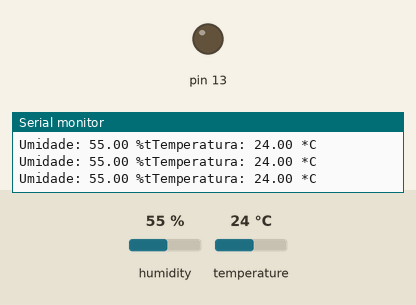
Simulated run of this sketch. Board: Arduino Uno, built with avr-gcc and run on an emulated ATmega328P. On the bench: output pins drawn as LEDs (lit = HIGH), the last lines printed to the serial monitor. The inputs (shaded band) are chosen by the test bench; at power-on: humidity 55 %, temperature 24 °C.

Above: at 2.8 s.
2.9 s: humidity set to 79 %
5.6 s: humidity set to 83 %
At 7.2 s:
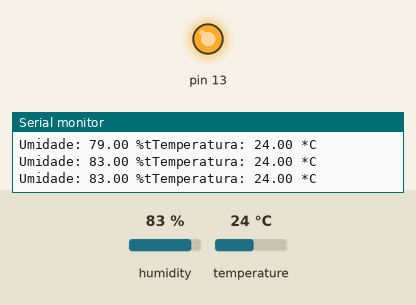
8.3 s: humidity set to 22 %
At 10.9 s:
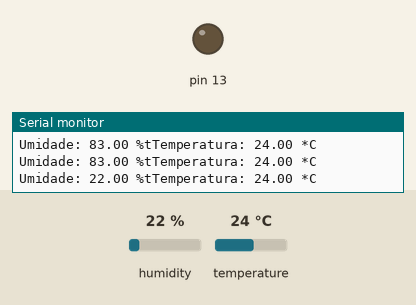
11.6 s: humidity set to 88 %
At 13.4 s:
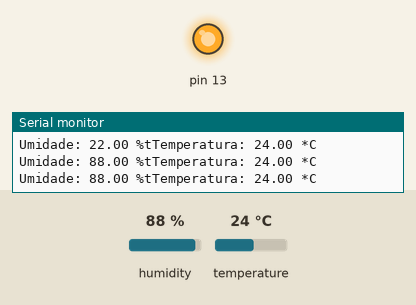
Timing chart, 0 to 14.9 s (numbered marks = the images above; inputs shaded):
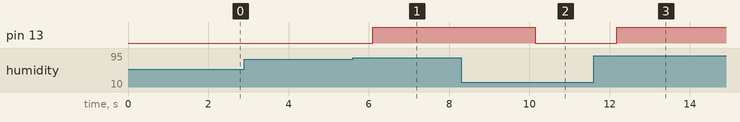

The sketch:

sensor_de_umidade.ino
```cpp
#include "DHT.h"

#define DHTPIN A1 // pino que estamos conectado
#define DHTTYPE DHT11 // DHT 11

// Conecte pino 1 do sensor (esquerda) ao +5V
// Conecte pino 2 do sensor ao pino de dados definido em seu Arduino
// Conecte pino 4 do sensor ao GND
// Conecte o resistor de 10K entre pin 2 (dados)
// e ao pino 1 (VCC) do sensor
DHT dht(DHTPIN, DHTTYPE);

void setup()
{
  Serial.begin(9600);
  Serial.println("DHTxx test!");
  dht.begin();
  pinMode(13, OUTPUT);
}

void loop()
{
  // A leitura da temperatura e umidade pode levar 250ms!
  // O atraso do sensor pode chegar a 2 segundos.
  float h = dht.readHumidity();
  float t = dht.readTemperature();
  // testa se retorno é valido, caso contrário algo está errado.

if (h > 80 ){
   digitalWrite(13, HIGH);

}else{
digitalWrite(13, LOW);
}


  if (isnan(t) || isnan(h))
  {
    Serial.println("Failed to read from DHT");
  }
  else
  {
    Serial.print("Umidade: ");
    Serial.print(h);
    Serial.print(" %t");
    Serial.print("Temperatura: ");
    Serial.print(t);
    Serial.println(" *C");
  }
  delay(1000);
}
```

Measured:
- the behaviour switches between 80 and 81 % on humidity (found by bisection; images 0 and 1)
- after the input at 5.6 s, pin 13: LOW → HIGH after 0.50 s
- after the input at 8.3 s, pin 13: HIGH → LOW after 1.9 s
- after the input at 11.6 s, pin 13: LOW → HIGH after 0.58 s
